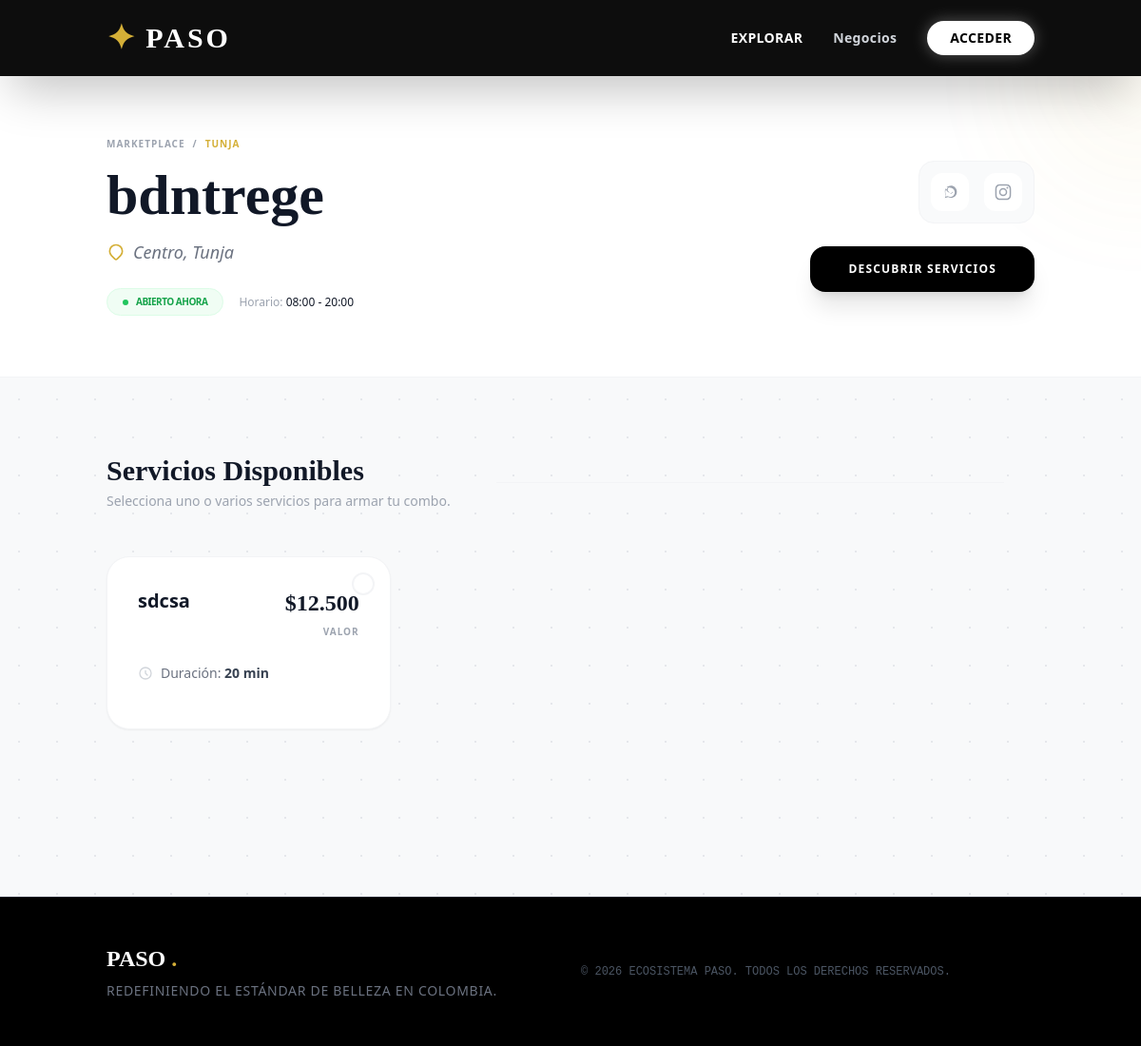
Page /marketplace/salon/2/ on the committed database.
### apps/businesses/models.py (models this page shows, shortened)
class Salon(models.Model):
    owner = models.OneToOneField(settings.AUTH_USER_MODEL, on_delete=models.CASCADE, related_name='owned_salon')
    name = models.CharField(max_length=150)
    city = models.CharField(max_length=100)
    address = models.CharField(max_length=255)
    description = models.TextField(blank=True)
    opening_time = models.TimeField()
    closing_time = models.TimeField()
    active_days = models.CharField(max_length=20, default="0,1,2,3,4,5")
    deposit_percentage = models.IntegerField(default=50)
    instagram_url = models.URLField(blank=True)
    google_maps_url = models.URLField(blank=True)
    bank_name = models.CharField(max_length=100, blank=True, verbose_name="Nombre del Banco")
    account_number = models.CharField(max_length=50, blank=True, verbose_name="Número de Cuenta")

class Service(models.Model):
    salon = models.ForeignKey(Salon, on_delete=models.CASCADE, related_name='services')
    name = models.CharField(max_length=100)
    duration_minutes = models.IntegerField(help_text="Duración en minutos")
    buffer_time = models.IntegerField(default=15, help_text="Limpieza (min)")
    price = models.DecimalField(max_digits=10, decimal_places=2)

### apps/marketplace/views.py (the view)
# urls.py: path('salon/<int:pk>/', views.salon_detail, name='salon_detail'),
def salon_detail(request, pk):
    salon = get_object_or_404(Salon, pk=pk)
    is_open = AvailabilityManager.is_salon_open(salon)
    services = salon.services.all()
    return render(request, 'marketplace/salon_detail.html', {
        'salon': salon, 'is_open': is_open, 'services': services
    })

### apps/businesses/logic.py (called while the page is built)
    @staticmethod
    def is_salon_open(salon, check_time=None):
        now_local = timezone.localtime(timezone.now())
        if not check_time:
            check_time = now_local.time()
        today_idx = str(now_local.weekday())
        if hasattr(salon, 'active_days') and salon.active_days:
            if today_idx not in salon.active_days.split(','):
                return False
        open_t = salon.opening_time
        close_t = salon.closing_time
        if open_t == close_t: return False
        if open_t < close_t:
            return open_t <= check_time <= close_t
        else:
            return check_time >= open_t or check_time <= close_t

### apps/core/context_processors.py (called while the page is built)
def global_settings(request):
    settings = GlobalSettings.objects.first()
    return {'global_settings': settings}

### templates/marketplace/salon_detail.html (shortened to what this page needs)
{% extends 'base.html' %}
{% load humanize %}
{% block content %}
<div class="bg-white border-b border-gray-100 relative overflow-hidden">
    <div class="absolute top-0 right-0 w-64 h-64 bg-gold opacity-5 rounded-full blur-3xl transform translate-x-1/2 -translate-y-1/2"></div>
    <div class="container mx-auto px-6 py-16 relative z-10">
        <div class="flex flex-col md:flex-row justify-between items-start md:items-center gap-8">
            <div class="max-w-2xl">
                <nav class="flex mb-4 text-[10px] font-bold tracking-widest uppercase text-gray-400">
                    <a href="{% url 'marketplace_home' %}" class="hover:text-gold transition">MARKETPLACE</a>
                    <span class="mx-2">/</span>
                    <span class="text-gold">{{ salon.city }}</span>
                </nav>
                <h1 class="text-5xl md:text-6xl font-serif font-bold text-gray-900 leading-tight mb-4">
                    {{ salon.name }}
                </h1>
                <div class="flex items-center gap-2 text-gray-500 mb-6">
                    <svg class="w-5 h-5 text-gold" fill="none" stroke="currentColor" viewBox="0 0 24 24"><path stroke-linecap="round" stroke-linejoin="round" stroke-width="2" d="M17.657 16.657L13.414 20.9a1.998 1.998 0 01-2.827 0l-4.244-4.243a8 8 0 1111.314 0z"></path></svg>
                    <p class="text-lg font-light italic">{{ salon.address }}, {{ salon.city }}</p>
                </div>
                <div class="flex flex-wrap items-center gap-4">
                    {% if is_open %}
                        <span class="inline-flex items-center px-4 py-1.5 rounded-full text-[10px] font-black bg-green-50 text-green-600 border border-green-100 uppercase tracking-tighter">
                            <span class="w-1.5 h-1.5 bg-green-500 rounded-full mr-2 animate-pulse"></span> Abierto ahora
                        </span>
                    {% else %}
                        <span class="inline-flex items-center px-4 py-1.5 rounded-full text-[10px] font-black bg-red-50 text-red-600 border border-red-100 uppercase tracking-tighter">
                            <span class="w-1.5 h-1.5 bg-red-400 rounded-full mr-2"></span> Cerrado ahora
                        </span>
                    {% endif %}
                    <span class="text-xs text-gray-400 font-medium">Horario: <span class="text-gray-900">{{ salon.opening_time }} - {{ salon.closing_time }}</span></span>
                </div>
            </div>
            <div class="flex flex-col items-center md:items-end gap-6">
                <div class="flex items-center gap-4 bg-gray-50 p-3 rounded-2xl border border-gray-100">
                    {% if salon.owner.phone %}
                    <a href="https://wa.me/57{{ salon.owner.phone }}" target="_blank" class="w-10 h-10 flex items-center justify-center rounded-xl bg-white text-gray-400 hover:text-green-500 hover:shadow-md transition-all duration-300" title="WhatsApp">
                    </a>
                    {% endif %}
                    {% if salon.instagram_url %}
                    <a href="{{ salon.instagram_url }}" target="_blank" class="w-10 h-10 flex items-center justify-center rounded-xl bg-white text-gray-400 hover:text-pink-600 hover:shadow-md transition-all duration-300" title="Instagram">
                    </a>
                    {% endif %}
                </div>
                <a href="#servicios" class="bg-black text-white px-10 py-4 rounded-2xl font-black text-xs tracking-widest shadow-xl hover:bg-gold hover:text-black hover:scale-105 transition-all duration-300 active:scale-95">
                    DESCUBRIR SERVICIOS
                </a>
            </div>
        </div>
    </div>
</div>
<div id="servicios" class="container mx-auto px-6 py-20 pb-32">
    <div class="flex flex-col md:flex-row md:items-center justify-between mb-12 gap-4">
        <div>
            <h2 class="text-3xl font-serif font-bold text-gray-900">Servicios Disponibles</h2>
            <p class="text-gray-400 text-sm font-light mt-1">Selecciona uno o varios servicios para armar tu combo.</p>
        </div>
        <div class="h-px flex-grow bg-gray-100 mx-8 hidden md:block"></div>
    </div>
    <div class="grid grid-cols-1 md:grid-cols-2 lg:grid-cols-3 gap-10">
        {% for service in services %}
        <div onclick="toggleService('{{ service.id }}', this)"
             class="service-card cursor-pointer group bg-white rounded-3xl p-8 border border-gray-100 shadow-sm hover:shadow-2xl transition-all duration-500 flex flex-col relative overflow-hidden"
             data-id="{{ service.id }}">
            <div class="absolute top-4 right-4 w-6 h-6 rounded-full border-2 border-gray-100 flex items-center justify-center check-mark transition-all">
            </div>
            <div class="flex justify-between items-start mb-6 relative z-10">
                <h3 class="text-xl font-bold text-gray-900 group-hover:text-gold transition-colors duration-300 pr-8">
                    {{ service.name }}
                </h3>
                <div class="text-right">
                    <span class="block text-2xl font-serif font-bold text-gray-900">
                        ${{ service.price|floatformat:0|intcomma }}
                    </span>
                    <span class="text-[10px] text-gray-400 font-bold uppercase tracking-widest">Valor</span>
                </div>
            </div>
            <div class="flex items-center gap-2 mb-4 relative z-10">
                <svg class="w-4 h-4 text-gray-300" fill="none" stroke="currentColor" viewBox="0 0 24 24"><path stroke-linecap="round" stroke-linejoin="round" stroke-width="2" d="M12 8v4l3 3m6-3a9 9 0 11-18 0 9 9 0 0118 0z"></path></svg>
                <p class="text-sm text-gray-500 font-light">Duración: <span class="font-bold text-gray-700">{{ service.duration_minutes }} min</span></p>
            </div>
        </div>
        {% empty %}
        <div class="col-span-full py-20 text-center bg-gray-50 rounded-[3rem] border-2 border-dashed border-gray-200">
            <p class="text-gray-400 font-serif text-xl italic">No hay servicios configurados aún.</p>
        </div>
        {% endfor %}
    </div>
</div>
{% endblock %}

### templates/base.html (style rules this page uses)
.font-serif { font-family: 'Playfair Display', serif; }
.font-sans { font-family: 'Lato', sans-serif; }
body { background-color: #f8f9fa; background-image: radial-gradient(#e5e7eb 1px, transparent 1px); background-size: 40px 40px; }
.text-gold { color: #D4AF37; }
.bg-gold { background-color: #D4AF37; }

### templates/marketplace/salon_detail.html (style rules this page uses)
html { scroll-behavior: smooth; }
.service-card { transition: all 0.4s cubic-bezier(0.4, 0, 0.2, 1); }

### rows in the picture
Salon: city "TUNJA", name "bdntrege", address "Centro", city "Tunja", opening_time "08:00", closing_time "20:00"
Service: name "sdcsa", price "12.500", duration_minutes "20"
